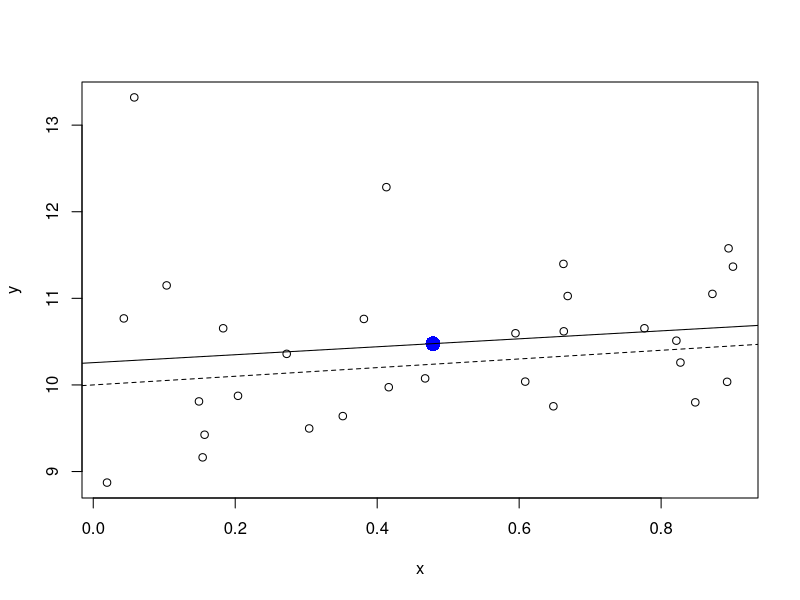

Here is the R script that generated this plot:
library(testthat)

set.seed(253)

# Plotting parameter - sets bottom, left, top, right margin size
par(mai=c(0.8,0.6,0.1,0.4))

n = 30

b0 = 10
b1 = 0.5
noise = rnorm(n)

x = runif(n)

# The true linear model
y = b0 + b1 * x + noise

mod = lm(y ~ x)

pdf('regress.pdf', width = 5, height = 4)

plot(x, y)

# Plot the mean
points(mean(x), mean(y), pch = 16, cex = 2, col = 'blue')

# True line
abline(b0, b1, lty = 2)

# Fitted line
abline(mod)

# Verify that model does pass through mean of data
xbar = data.frame(x = mean(x))
# Need to work on this one.
#expect_equal(mean(y), predict(mod, xbar))

dev.off()
